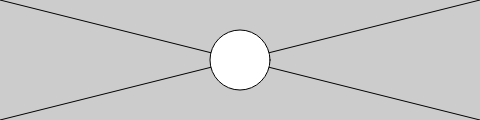
Frame 1 (no input)
Frame 60 (no input): identical to frame 1, image omitted
Frame 120 (the mouse pressed at the canvas centre since frame 60): identical to frame 1, image omitted

The p5.js sketch that drew this single still picture (run headless with seeded random() and noise() and a simulated clock; from frame 60 on, the mouse is pressed at the canvas centre):

// p5.js sketch
// ── sketch.js
function setup(){
  createCanvas(480, 120);
}

function draw(){
  background(204);
  line(0, 0, width, height);
  line(width, 0, 0, height);
  ellipse(width/2, height/2, 60, 60);
}



      
// ── test.html
<html>
  <head>
    <title>Test HTML</title>
  </head>
  <body>
    <h1>Hello YESEUL</h1>
  </body>
</html>
